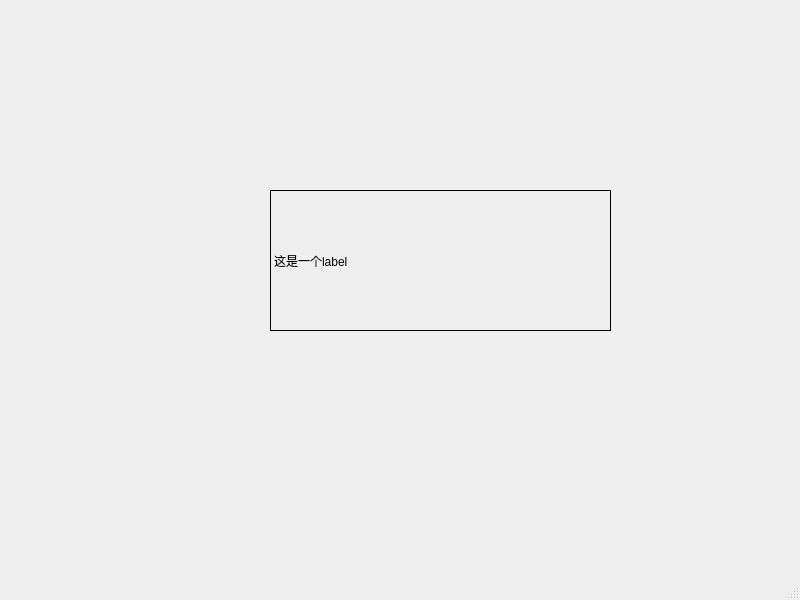
<?xml version="1.0" encoding="UTF-8"?>
<ui version="4.0">
 <class>MainWindow</class>
 <widget class="QMainWindow" name="MainWindow">
  <property name="geometry">
   <rect>
    <x>0</x>
    <y>0</y>
    <width>800</width>
    <height>600</height>
   </rect>
  </property>
  <property name="windowTitle">
   <string>MainWindow</string>
  </property>
  <widget class="QWidget" name="centralwidget">
   <widget class="Label" name="label">
    <property name="geometry">
     <rect>
      <x>270</x>
      <y>190</y>
      <width>341</width>
      <height>141</height>
     </rect>
    </property>
    <property name="frameShape">
     <enum>QFrame::Box</enum>
    </property>
    <property name="text">
     <string>这是一个label</string>
    </property>
   </widget>
  </widget>
  <widget class="QMenuBar" name="menubar">
   <property name="geometry">
    <rect>
     <x>0</x>
     <y>0</y>
     <width>800</width>
     <height>23</height>
    </rect>
   </property>
  </widget>
  <widget class="QStatusBar" name="statusbar"/>
 </widget>
 <customwidgets>
  <customwidget>
   <class>Label</class>
   <extends>QLabel</extends>
   <header location="global">label.h</header>
  </customwidget>
 </customwidgets>
 <resources/>
 <connections/>
</ui>
